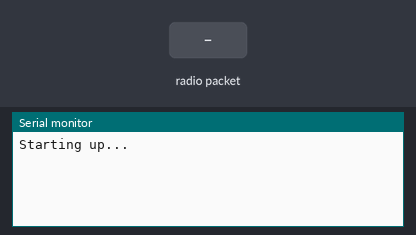
The sketch below on a simulated Arduino Uno, built with avr-gcc and run on an emulated ATmega328P. Parts: the last lines printed to the serial monitor. The inputs (shaded band) are chosen by the test bench. No radio packets arrive unless stated.

Above: at 1.2 s.
1.3 s: radio packet "1" arrives
At 1.9 s:
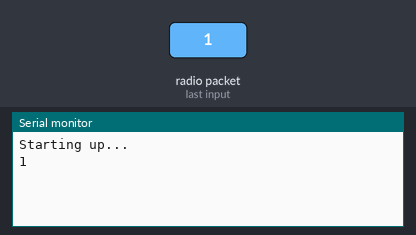
2.8 s: radio packet "0" arrives
At 4.0 s:
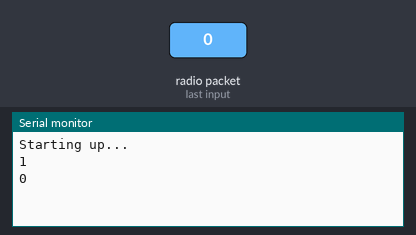
4.3 s: radio packet "2" arrives
At 5.4 s:
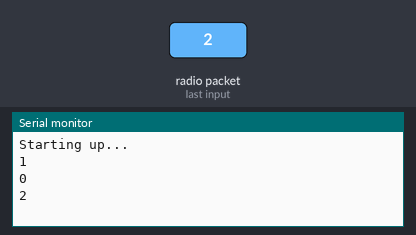

Measured:
- after the input at 1.3 s, the serial monitor: prints a new line at once (image 1)
- after the input at 2.8 s, the serial monitor: prints a new line at once (image 2)
- after the input at 4.3 s, the serial monitor: prints a new line at once (image 3)

The sketch:

receiveOnly.ino
```cpp
//Include Libraries
#include <SPI.h>
#include <nRF24L01.h>
#include <RF24.h>

//create an RF24 object
RF24 radio(9, 8);  // CE, CSN

//address through which two modules communicate.
const byte address[6] = "00001";

void setup()
{
  while (!Serial);
    Serial.flush();
    Serial.begin(9600);

  radio.begin();
  Serial.println("Starting up...");

  //set the address
  radio.openReadingPipe(0, address);

  //Set module as receiver
  radio.startListening();
}

void loop()
{
  //Read the data if available in buffer
  if (radio.available())
  {
    char text[32] = {0};
    radio.read(&text, sizeof(text));
    Serial.println(text);
  }
}
```

radio.ino
```cpp

```

setup.ino
```cpp

```
